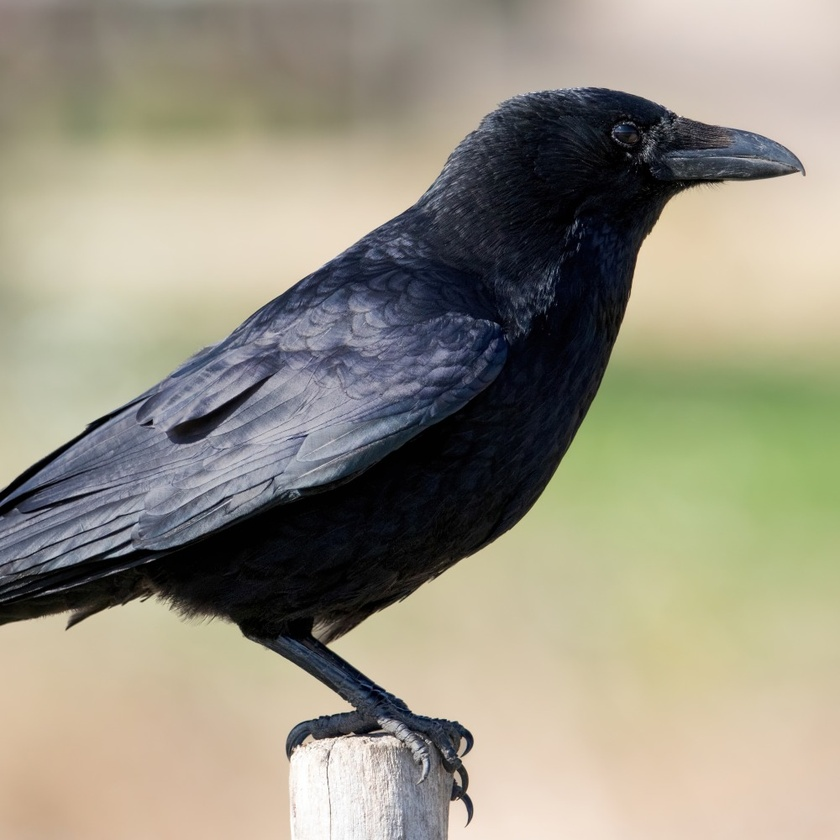
#> input picture img/bird_1.jpg, 840 x 840 px, shrunk from 1000 x 1000 before the run; its folder holds only this picture in this run
$ python convert.py
#> lines starting #> are read from the running program, lines starting #| are printed output that depends on the picture; long printed decimals are rounded
import cv2
import numpy as np
from matplotlib import pyplot as plt

fig, axes = plt.subplots(3,2)

for i in range(3):
  fileName = f'bird_{i+1}.jpg'

  img = cv2.imread(f'img/{fileName}',0)
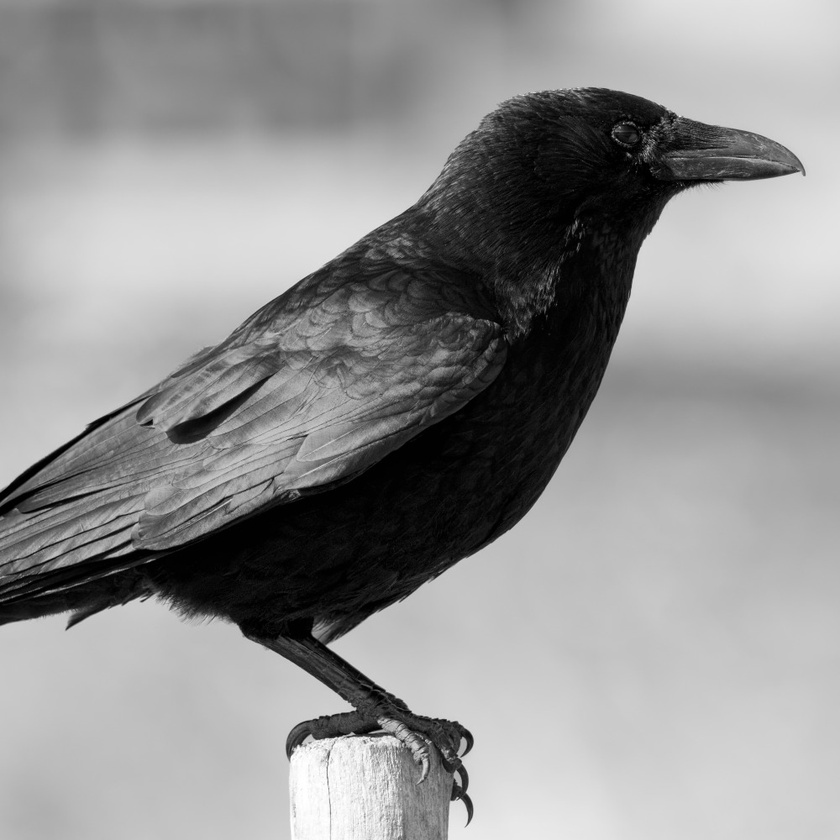
#> img: shape (840, 840); min 0, max 255, mean 146.7

  axes[i,0].hist(img.ravel(),256,[0,256])

  converted_img = (img - np.mean(img))/np.std(img)*16 + 64
  print(converted_img.mean())
#| 64.000

  axes[i,1].hist(converted_img.ravel(),256,[0,256])
  cv2.imwrite(f'result/{fileName}', converted_img)
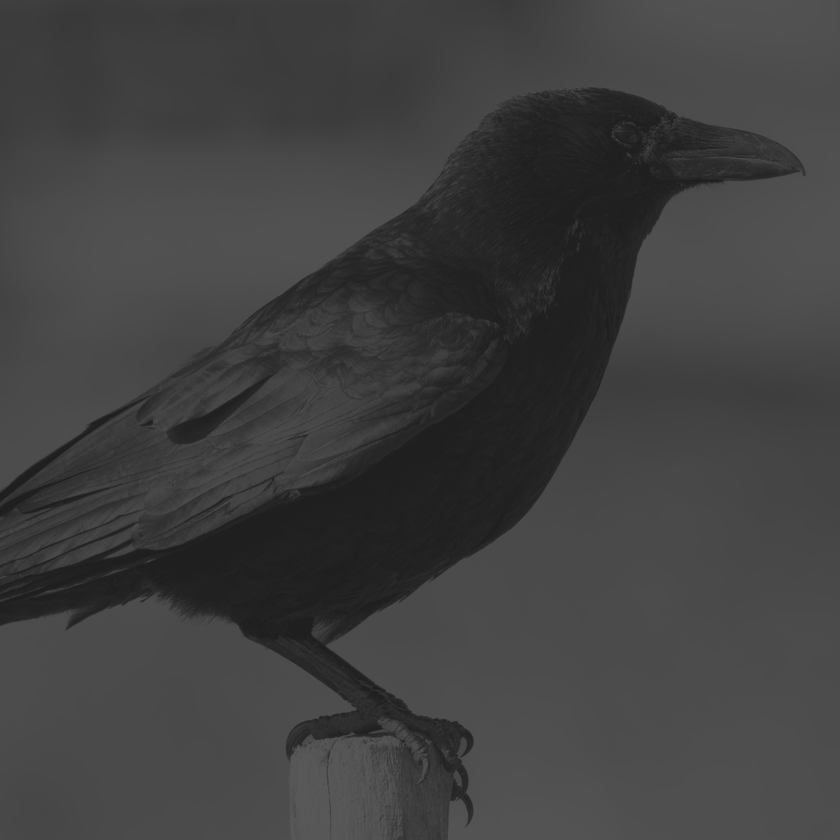
#> saved as bird_1.jpg: shape (840, 840); min 31, max 88, mean 64
#> (the run stopped early here; a loop or call above may not have finished)
